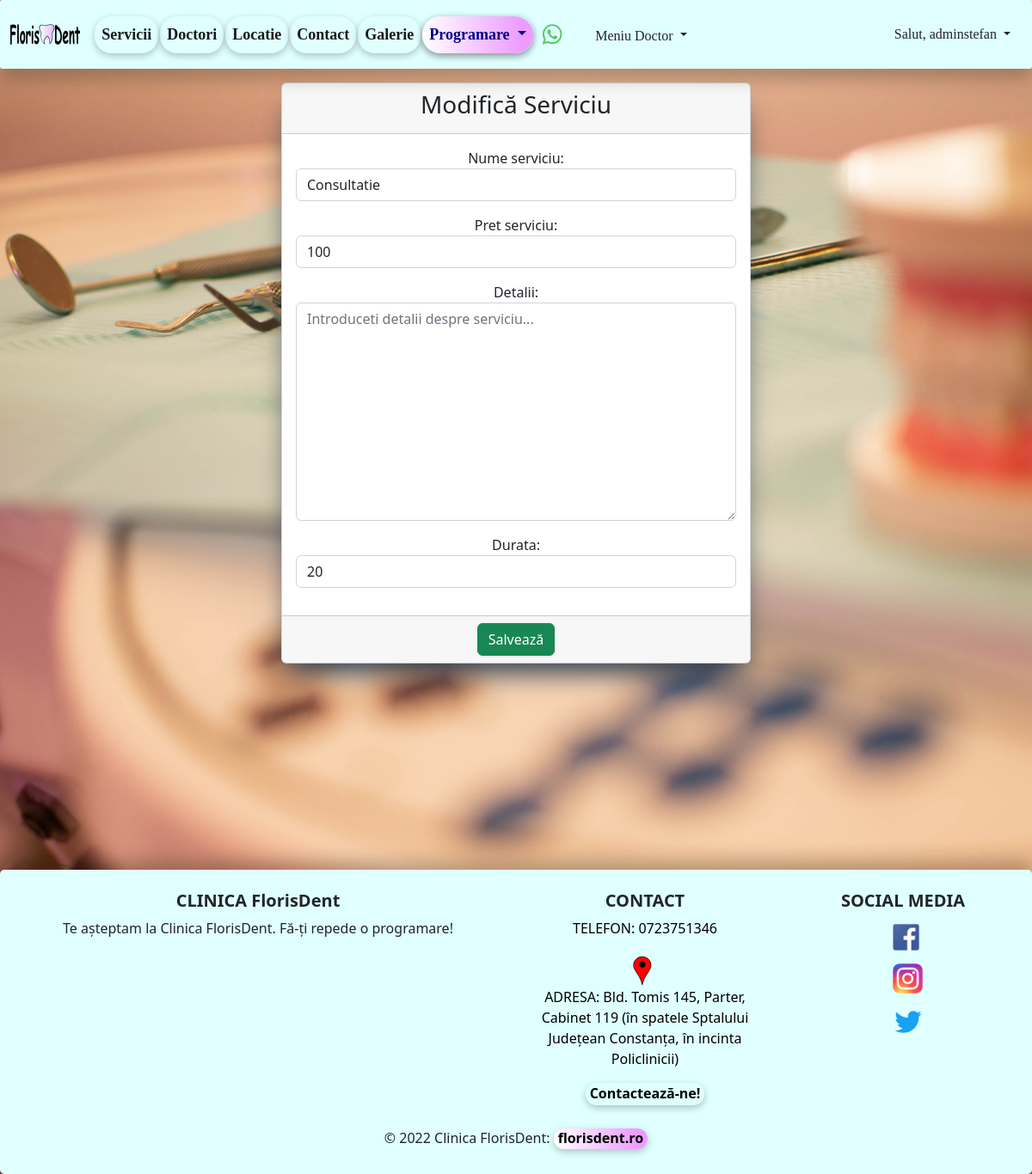
Page /update_preturi/3/ (signed in) on the committed database.
### preturi/models.py (models this page shows, shortened)
class Pret(models.Model):
    nume_serviciu = models.CharField(max_length=50)
    pret_serviciu = models.CharField(max_length=50)
    detalii = models.CharField(blank=True, max_length=100)
    durata = models.CharField(max_length=20)
    active = models.BooleanField(default=True)
    created_at = models.DateTimeField(auto_now_add=True)
    updated_at = models.DateTimeField(auto_now=True)

### preturi/views.py (the view)
# urls.py: path('update_preturi/<int:pk>/', views.PreturiUpdateView.as_view(), name='update-preturi'),
class PreturiUpdateView(LoginRequiredMixin, UpdateView):
    template_name = 'preturi/update_preturi.html'
    model = Pret
    form_class = PretForm
    success_url = reverse_lazy('list-preturi')

### preturi/forms.py
class PretForm(forms.ModelForm):
    class Meta:
        model = Pret
        fields = ['nume_serviciu', 'pret_serviciu', 'detalii', 'durata']
        widgets = {
            'nume_serviciu': TextInput(
                attrs={'placeholder': 'Introduceti numele serviciului...(camp obligatoriu)', 'class': 'form-control'}),
            'pret_serviciu': TextInput(
                attrs={'placeholder': 'Introduceti pretul serviciului... (camp obligatoriu)', 'class': 'form-control'}),
            'detalii': Textarea(
                attrs={'placeholder': 'Introduceti detalii despre serviciu...', 'class': 'form-control'}),
            'durata': TextInput(attrs={'placeholder': 'Durata aproximativa a serviciului in minute...(camp obligatoriu)',
                                       'class': 'form-control', 'type': 'number'})
        }

### templates/preturi/update_preturi.html (shortened to what this page needs)
{% extends 'base.html' %}
{% block content %}
    <div class="container text-center">
        <div class="row">
            <div class="col-md-6 offset-md-3">
                <div class="card" style="box-shadow: rgb(38, 57, 77) 0px 20px 30px -10px;">
                    <div class="card-header">
                        <h3 class="text-center">Modifică Serviciu</h3>
                    </div>
                    <form method="post" enctype="multipart/form-data">
                        <div class="card-body">
                            {{ form.as_p }}
                        </div>
                        <div class="card-footer text-center">
                            <button type="submit" class="btn btn-success">Salvează</button>
                        </div>
                    </form>
                </div>
                <br><br>
            </div>
        </div>
    </div>
{% endblock %}

### templates/navbar.html (shortened to what this page needs)
{% load static %}
<nav class="navbar navbar-expand-sm sticky-top" style="background-color: #e0ffff; height: 80px">
    <div class="container-fluid">
        <a id="navbar-brand" class="navbar-brand" href="{% url 'home' %}" title="Prima Pagina FlorisDent">
            <img src="{% static 'images/florisdent_logo.svg' %}"
                 style="height: 1.6rem;">
        </a>
        <br>
        <div class="collapse navbar-collapse" id="navbarSupportedContent">
            <ul class="navbar-nav me-auto mb-2 mb-lg-0">
                <li class="nav-item">
                    <a class="nav-link active" aria-current="page" href="{% url 'list-preturi' %}"
                       title="Vezi serviciile noastre!">Servicii</a>
                </li>
                <li class="nav-item">
                    <a class="nav-link active" aria-current="page" href="{% url 'list-of-doctori' %}"
                       title="Vezi doctorii nostri!">Doctori</a>
                </li>
                <li class="nav-item d-flex">
                    <a class="nav-link active" aria-current="page" href="{% url 'locatie' %}"
                       title="Vezi unde ne gasesti in Constanta">Locatie
                    </a>
                </li>
                <li class="nav-item d-flex">
                    <a class="nav-link active" aria-current="page" href="{% url 'create-mesaj' %}"
                       title="Contacteaza-ne!">Contact
                    </a>
                </li>
                <li class="nav-item d-flex">
                    <a class="nav-link active" aria-current="page" href="{% url 'galerie' %}"
                       title="Vezi Galeria FlorisDent!">Galerie
                    </a>
                </li>
                <li class="nav-item dropdown">
                    <a class="nav-link dropdown-toggle" href="#" role="button" data-bs-toggle="dropdown"
                       aria-expanded="false" title="Fa o programare!" style="color: darkblue; box-shadow: rgba(0, 0, 0, 0.24) 0px 3px 8px;
                        border-radius: 25px; background: rgb(252,252,252); background: linear-gradient(90deg, rgba(255,255,255,1) 0%, rgba(237,155,255,1) 90%);">
                        Programare
                    </a>
                </li>
                <a class="navbar-brand"
                   href="https://api.whatsapp.com/send?phone=+40736407327&text=Buna ziua, as dori o programare, ma puteti ajuta?"
                   title="Contacteaza-ne prin WhatsApp">
                    <img src="{% static 'images/wapp.png' %}" style="height: 25px; padding-top: 1px">
                </a>
                {% if user.is_authenticated %}
                    <div class="dropdown">
                    <button class="btn b_doctor dropdown-toggle" type="button" data-bs-toggle="dropdown"
                            aria-expanded="false" title="Vezi Meniul Doctorului">
                        Meniu Doctor
                    </button>
                {% endif %}
                </div>
            </ul>
            {% if user.is_authenticated %}
                <div class="dropdown">
                    <button class="btn b_user dropdown-toggle" type="button" data-bs-toggle="dropdown"
                            aria-expanded="false">
                        Salut, {{ user }}
                    </button>
                </div>
            {% endif %}
        </div>
    </div>
</nav>

### static/css/main.css (style rules this page uses)
.nav-link { font-size: large; }

### templates/navbar.html (style rules this page uses)
#navbar-brand { margin-bottom: 5px; padding-bottom: 5px; }
.navbar { border-radius: 3px; box-shadow: rgba(0, 0, 0, 0.24) 0px 12px 20px; width: 100%; float: left; margin: 0 0 1em 0; padding: 0; }
.nav-item { font-weight: bold; font-size: small; font-family: "Microsoft Sans Serif"; margin: 1px; box-shadow: rgba(0, 0, 0, 0.24) 0px 3px 8px; color: black; border-radius: 20px; }
.b_user { border-radius: 25px; font-family: "Microsoft Sans Serif"; }
.b_doctor { border-radius: 25px; font-family: "Microsoft Sans Serif"; margin-top: 5px; }

### rows in the picture
Pret: nume_serviciu "Consultatie", pret_serviciu "100", durata "20"

### other values in the picture
{{ user }} "adminstefan"
